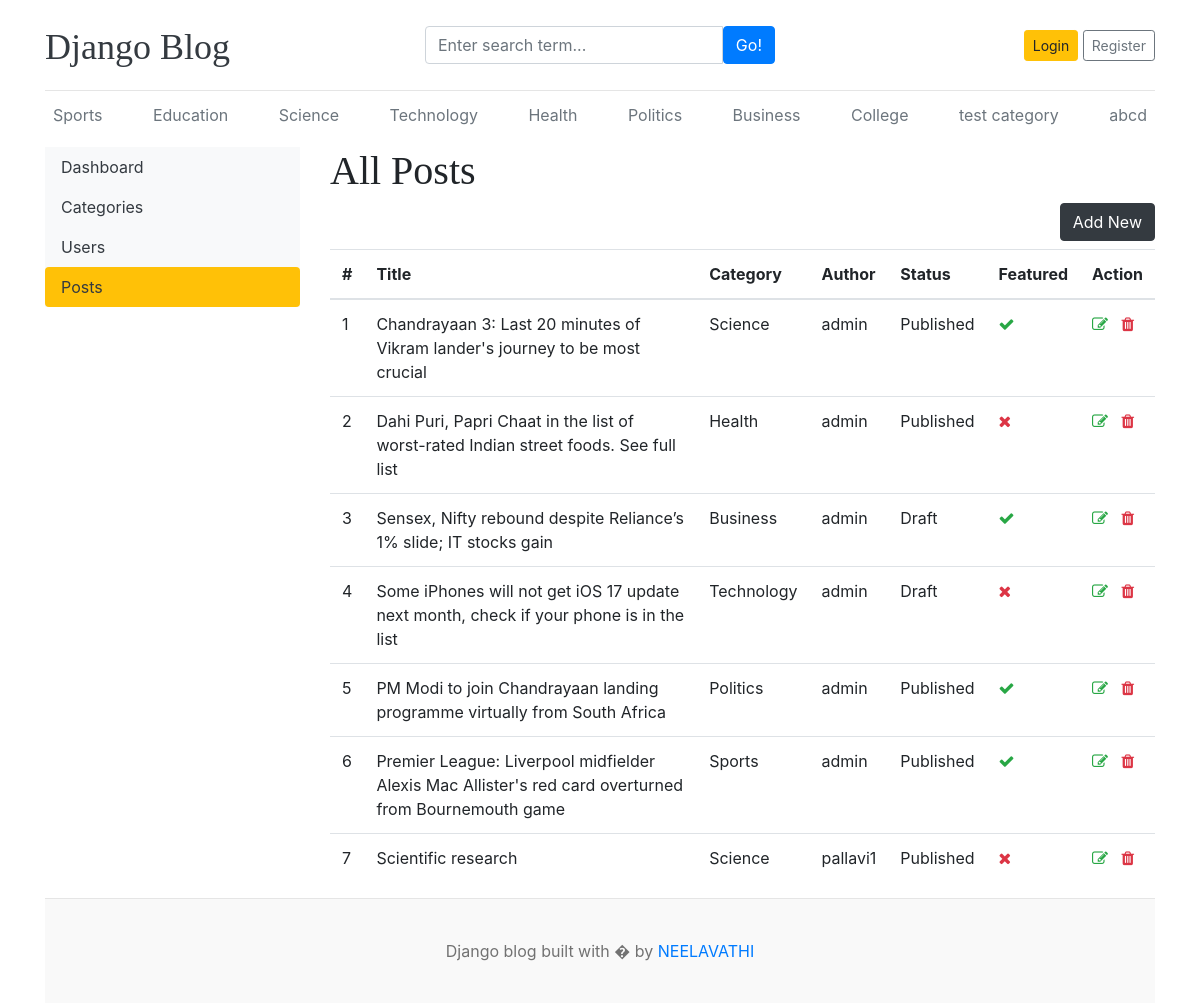
The app's page /dashboard/posts/ with its own data.
### blog/models.py (models this page shows, shortened)
class Category(models.Model):
    category_name=models.CharField(max_length=50,unique=True)
    created_at=models.DateTimeField(auto_now_add=True)
    updated_at=models.DateTimeField(auto_now=True)
    class Meta:
      verbose_name_plural='categories'
    def __str__(self):
      return self.category_name

class Blog(models.Model):
    title=models.CharField(max_length=100)
    slug=models.SlugField(max_length=150,unique=True,blank=True)
    category=models.ForeignKey(Category,on_delete=models.CASCADE)
    author=models.ForeignKey(User,on_delete=models.CASCADE)
    featured_image=models.ImageField(upload_to='upload/%Y/%M/%d')
    short_description=models.TextField(max_length=2000)
    blog_body=models.TextField(max_length=5000)
    status=models.CharField(max_length=20,choices=STATUS_CHOICES,default=0)
    is_featured=models.BooleanField(default=False)
    created_at=models.DateTimeField(auto_now_add=True)
    updated_at=models.DateTimeField(auto_now=True)

### dashboards/views.py (the view)
# urls.py: path('posts/',views.posts,name='posts'),
def posts(request):
   posts=Blog.objects.all()
   context={
      'posts':posts,
   }
   return render(request,'dashboard/posts.html',context)

### blog/context_processors.py (called while the page is built)
def get_categories(request):
    categories=Category.objects.all()
    return dict(categories=categories)

def get_social_links(request):
    social_links=SocialLink.objects.all()
    return dict(social_links=social_links)

### templates/dashboard/posts.html (shortened to what this page needs)
{% extends 'base.html' %}
{% block content %}
  <div class="row">
    {% include 'dashboard/sidebar.html' %}
    <div class="col-md-9">
      <h1>All Posts</h1>
      <a href="{% url 'add_post' %}" class="btn btn-dark float-right mb-2">Add New</a>
      <table class="table table-hover">
        <thead>
          <tr>
            <th scope="col">#</th>
            <th scope="col">Title</th>
            <th scope="col">Category</th>
            <th scope="col">Author</th>
            <th scope="col">Status</th>
            <th scope="col">Featured</th>
            <th scope="col">Action</th>
          </tr>
          <tbody>
            {% for post in posts %}
            <tr>
                <td>{{forloop.counter}}</td>
                <td>{{post.title}}</td>
                <td>{{post.category}}</td>
                <td>{{post.author}}</td>
                <td>{{post.status}}</td>
                <td>{% if post.is_featured %}<i class="fa fa-check text-success"></i>{% else %}<i class="fa fa-times text-danger"></i>{% endif %}</td>
                <td>
                    <a href="{% url 'edit_post' post.id %}"><i class="fa fa-edit text-success"></i></a>
                    <a href="{% url "delete_post" post.id %}"><i class="fa fa-trash text-danger"></i></a>
                </td>
            </tr>
            {% endfor %}
          </tbody>
        </thead>
      </table>
    </div>
  </div>
{% endblock %}

### templates/base.html (shortened to what this page needs)
{% load static %}
<!DOCTYPE html>
<html lang="en">
<head>
    <link href="https://getbootstrap.com/docs/4.0/dist/css/bootstrap.min.css" rel="stylesheet">
    <link href="{% static 'css/blog.css' %}" rel="stylesheet">
    <link rel="stylesheet" href="https://cdnjs.cloudflare.com/ajax/libs/font-awesome/4.7.0/css/font-awesome.min.css">
  </head>
<body>
    <div class="container">
      <header class="blog-header py-3">
        <div class="row flex-nowrap justify-content-between align-items-center">
          <div class="col-4 pt-1">
            <a class="blog-header-logo text-dark" href="/">Django Blog</a>
          </div>
          <div class="col-4">
            <form action="{% url 'search' %}" method="GET">
                <div class="input-group">
                    <input class="form-control" type="text" name="keyword" value="{{keyword}}" placeholder="Enter search term..." aria-label="Enter search term..." aria-describedby="button-search" />
                    <button type="submit" class="btn btn-primary" id="button-search" type="button">Go!</button>
                </div>
            </form>
          </div>
          <div class="col-4 d-flex justify-content-end align-items-center">
            {% if not user.is_authenticated %}
            <a class="btn btn-sm btn-warning" href="{% url 'login' %}">Login</a> &nbsp;
            <a class="btn btn-sm btn-outline-secondary" href="{% url 'register' %}">Register</a>
          </div>
            {% else %}
            <span><a href="{% url 'dashboard' %}">Dashboard</a></span>
            &emsp;
            <span><a href="{% url 'logout' %}">Logout</a></span>
            {% endif %}
        </div>
      </header>
      <div class="nav-scroller py-1 mb-2">
        <nav class="nav d-flex justify-content-between">
          {% for cat in categories %}
          <a class="p-2 text-muted" href="{% url 'posts_by_category' cat.id %}">{{cat.category_name}}</a>
          {% endfor %}
        </nav>
      </div>
{% block content %}
{% endblock  %}
<footer class="blog-footer">
    <p>Django blog built with �  by <a href="#">NEELAVATHI</a></p>
  </footer>
  </body>
  </html>

### project1/static/css/blog.css (style rules this page uses)
.blog-header { border-bottom: 1px solid #e5e5e5; }
.blog-header-logo { font-family: "Playfair Display", Georgia, "Times New Roman", serif; font-size: 2.25rem; }
h1, h2, h3, h4, h5, h6 { font-family: "Playfair Display", Georgia, "Times New Roman", serif; }
.blog-footer { padding: 2.5rem 0; color: #727272; text-align: center; background-color: #f9f9f9; border-top: .05rem solid #e5e5e5; }
.blog-footer p:last-child { margin-bottom: 0; }

### records on screen
Category: category_name "Sports"
Category: category_name "Education"
Category: category_name "Science"
Category: category_name "Technology"
Category: category_name "Health"
Category: category_name "Politics"
Category: category_name "Business"
Category: category_name "College"
Category: category_name "test category"
Category: category_name "abcd"
Blog: title "Chandrayaan 3: Last 20 minutes of Vikram lander's journey to be most crucial", category "Science", author "admin", status "Published", is_featured True (drawn)
Blog: title "Dahi Puri, Papri Chaat in the list of worst-rated Indian street foods. See full list", category "Health", author "admin", status "Published", is_featured False (drawn)
Blog: title "Sensex, Nifty rebound despite Reliance’s 1% slide; IT stocks gain", category "Business", author "admin", status "Draft", is_featured True (drawn)
Blog: title "Some iPhones will not get iOS 17 update next month, check if your phone is in the list", category "Technology", author "admin", status "Draft", is_featured False (drawn)
Blog: title "PM Modi to join Chandrayaan landing programme virtually from South Africa", category "Politics", author "admin", status "Published", is_featured True (drawn)
Blog: title "Premier League: Liverpool midfielder Alexis Mac Allister's red card overturned from Bournemouth game", category "Sports", author "admin", status "Published", is_featured True (drawn)
Blog: title "Scientific research", category "Science", author "pallavi1", status "Published", is_featured False (drawn)
